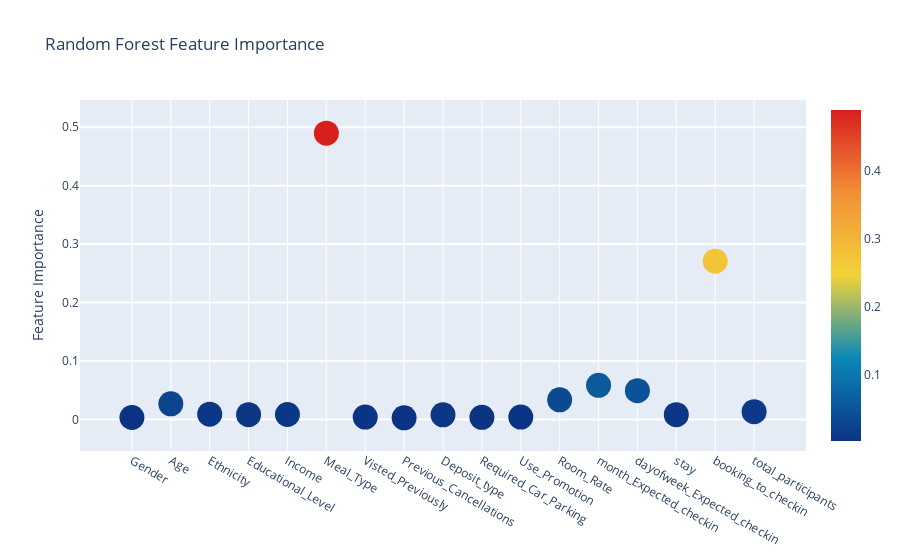

Notebook cell for this chart:
### Code cell
trace = go.Scatter(
    y = feature_dataframe['Random Forest feature importances'].values,
    x = feature_dataframe['features'].values,
    mode='markers',
    marker=dict(
        sizemode = 'diameter',
        sizeref = 1,
        size = 25,
#       size= feature_dataframe['AdaBoost feature importances'].values,
        #color = np.random.randn(500), #set color equal to a variable
        color = feature_dataframe['Random Forest feature importances'].values,
        colorscale='Portland',
        showscale=True
    ),
    text = feature_dataframe['features'].values
)
data = [trace]

layout= go.Layout(
    autosize= True,
    title= 'Random Forest Feature Importance',
    hovermode= 'closest',
#     xaxis= dict(
#         title= 'Pop',
#         ticklen= 5,
#         zeroline= False,
#         gridwidth= 2,
#     ),
    yaxis=dict(
        title= 'Feature Importance',
        ticklen= 5,
        gridwidth= 2
    ),
    showlegend= False
)
fig = go.Figure(data=data, layout=layout)
py.iplot(fig,filename='scatter2010')

### Figure 1 — Plotly figure (JSON) as saved in the notebook; plotly's stock layout.template omitted (floating-point values rounded to 4 significant figures)
{"data": [{"marker": {"color": [0.00326, 0.0266, 0.008943, 0.008001, 0.008379, 0.4899, 0.003885, 0.002665, 0.007757, 0.003549, 0.00391, 0.03353, 0.05827, 0.04915, 0.008135, 0.2709, 0.01319], "colorscale": [[0, "rgb(12,51,131)"], [0.25, "rgb(10,136,186)"], [0.5, "rgb(242,211,56)"], [0.75, "rgb(242,143,56)"], [1, "rgb(217,30,30)"]], "showscale": true, "size": 25, "sizemode": "diameter", "sizeref": 1}, "mode": "markers", "text": ["Gender", "Age", "Ethnicity", "Educational_Level", "Income", "Meal_Type", "Visted_Previously", "Previous_Cancellations", "Deposit_type", "Required_Car_Parking", "Use_Promotion", "Room_Rate", "month_Expected_checkin", "dayofweek_Expected_checkin", "stay", "booking_to_checkin", "total_participants"], "type": "scatter", "x": ["Gender", "Age", "Ethnicity", "Educational_Level", "Income", "Meal_Type", "Visted_Previously", "Previous_Cancellations", "Deposit_type", "Required_Car_Parking", "Use_Promotion", "Room_Rate", "month_Expected_checkin", "dayofweek_Expected_checkin", "stay", "booking_to_checkin", "total_participants"], "y": [0.00326, 0.0266, 0.008943, 0.008001, 0.008379, 0.4899, 0.003885, 0.002665, 0.007757, 0.003549, 0.00391, 0.03353, 0.05827, 0.04915, 0.008135, 0.2709, 0.01319]}], "layout": {"autosize": true, "hovermode": "closest", "showlegend": false, "title": {"text": "Random Forest Feature Importance"}, "yaxis": {"gridwidth": 2, "ticklen": 5, "title": {"text": "Feature Importance"}}}}
